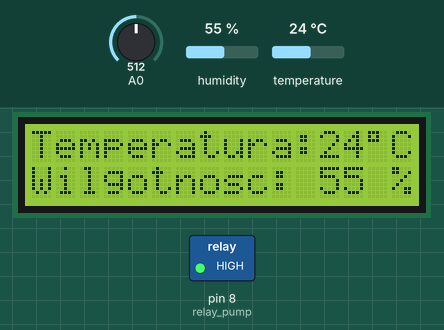
Recording of a sketch running on a simulated Arduino Uno, built with avr-gcc and run on an emulated ATmega328P. Shown: 16×2 character LCD, switched loads named in the sketch (green lamp = pin HIGH). Inputs (shaded band) come from the test bench; at power-on: humidity 55 %, temperature 24 °C, A0 = 512. What the sketch prints to the serial monitor is not drawn.

Above: at 0.2 s.
1.3 s: humidity set to 68 %
At 3.2 s:
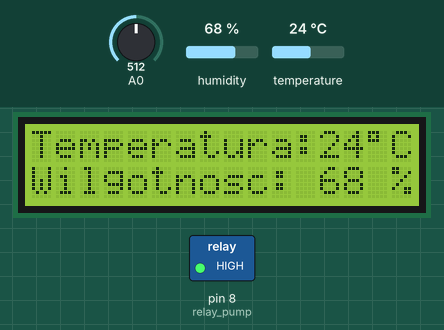
7.1 s: temperature set to 12 °C
At 8.5 s:
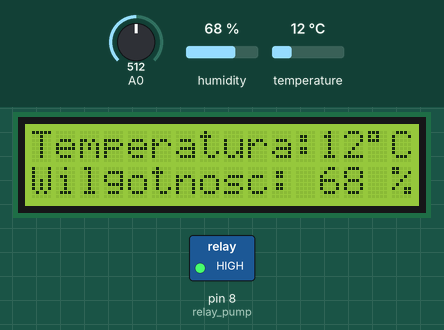
9.4 s: humidity set to 22 %
At 11.0 s:
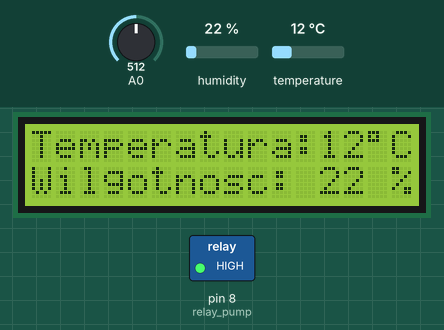
11.6 s: temperature set to 33 °C
At 13.1 s:
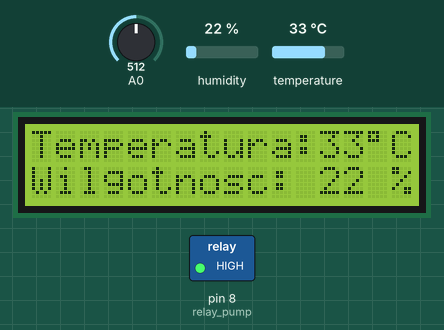
Timing chart, 0 to 42.9 s (numbered marks = the images above; inputs shaded):
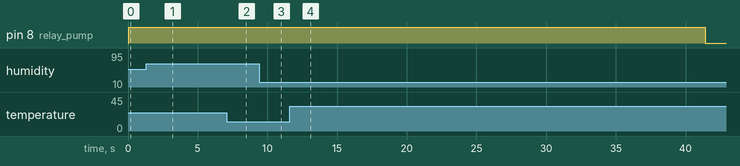

Measured:
- after the input at 1.3 s, the display: first differs from a run without the input after 1.1 s (image 1)
- after the input at 7.1 s, the display: first differs from a run without the input after 0.86 s (image 2)
- after the input at 9.4 s, the display: first differs from a run without the input after 0.79 s (image 3)
- after the input at 11.6 s, the display: first differs from a run without the input after 0.83 s (image 4)
- what the display in image 1 shows lasts 1.0 s, from 2.4 s to 3.4 s

The sketch:

main.ino
```cpp
#include <LiquidCrystal_I2C.h>
#include <SimpleDHT.h>
#include <Wire.h>

#define MeasureBreak 6000
#define NumberOfMeasurements 6
#include <SoftwareSerial.h>
SoftwareSerial nodemcu(3, 4);

// Set the LCD address to 0x27 for a 16 chars and 2 line display
LiquidCrystal_I2C lcd(0x27, 16, 2);

// for DHT11,
//      VCC: 5V or 3V
//      GND: GND
//      DATA: 2
SimpleDHT11 dht11;
int pinDHT11 = 2;
int relay_pump = 8;
int sum_of_moisture = 0; // initial value of the sum of the moisture measurements
int mesurement = 0;      // initial value of the measurement item
int mean_moisture = 0;
int w = 0;
String wilgotnosc[] = {"Sucho", "Mokra", "Bardzo mokra", "blad pomiaru", "blad DHT11", "pomiar..."};
String cdata;
String myString;

unsigned long LastTime = 0;

const int AirValue = 520;   //you need to replace this value with Value_1
const int WaterValue = 260; //you need to replace this value with Value_2
int intervals = (AirValue - WaterValue) / 3;

void setup()
{
  Serial.begin(9600); // open serial port, set the baud rate to 9600 bps
  nodemcu.begin(9600);
  lcd.begin(); // initialize the LCD
  lcd.backlight();
  pinMode(relay_pump, OUTPUT);
  digitalWrite(relay_pump, HIGH);
}

void loop()
{
  byte temperature = 0;
  byte humidity = 0;
  unsigned long CurrentTime = millis(); // time from start of the sketch

  if (dht11.read(pinDHT11, &temperature, &humidity, NULL))
  {
    w = 4;
    Serial.println("Read DHT11 failed.");
    lcd.clear();
    lcd.setCursor(0, 0);
    lcd.print(wilgotnosc[w]);
    delay(5000);
    w = 5;
    return;
  }

  lcd.clear();
  lcd.setCursor(0, 0);
  lcd.println("Temperatura:");
  lcd.setCursor(12, 0);
  lcd.println((int)temperature);
  int myValue = temperature;
  lcd.setCursor(14, 0);
  lcd.println((char)223);
  lcd.setCursor(15, 0);
  lcd.println("C");
  lcd.setCursor(0, 1);
  lcd.println("Wilgotnosc: ");
  lcd.setCursor(12, 1);
  lcd.println((int)humidity);
  int myValue1 = humidity;
  lcd.setCursor(14, 1);
  lcd.println(" ");
  lcd.setCursor(15, 1);
  lcd.println((char)37);
  Serial.println("-----------------------");
  Serial.println(CurrentTime);
  Serial.println(LastTime);
  Serial.println(mesurement);
  Serial.println(wilgotnosc[w]);
  Serial.println(ceil(sum_of_moisture / mesurement));
  // DHT11 sampling rate is 1HZ.
  delay(1000);
  lcd.clear();
  lcd.setCursor(0, 0);
  lcd.print("Wilgotnosc gleby");
  lcd.setCursor(1, 1);
  lcd.print(wilgotnosc[w]);
  myString = wilgotnosc[w];
  cdata = cdata + myValue + "," + myValue1 + "," + myString;
  nodemcu.println(cdata);
  cdata = "";

  if (CurrentTime - LastTime > MeasureBreak) // if the time of the mesurements is longer than MeasurementBreak value:
  {
    LastTime = CurrentTime;
    mesurement += 1;                   // add the current mesurement to the total measurement no
    sum_of_moisture += analogRead(A0); // add the current moisture value to the sum of the moisture measurement
    if (mesurement >= NumberOfMeasurements)
    {
      int mean_moisture = (ceil(sum_of_moisture / mesurement));
      //lcd.clear();
      //Serial.println(CurrentTime);
      if (mean_moisture > (AirValue - intervals) && mean_moisture < AirValue)
      {
        lcd.clear();
        w = 0;
        Serial.println(wilgotnosc[w]);
        Serial.println(mean_moisture);
        lcd.setCursor(0, 0);
        lcd.print("Wilgotnosc gleby");
        lcd.setCursor(1, 1);
        lcd.print(wilgotnosc[w]);
        digitalWrite(relay_pump, LOW);
        delay(20000);
        lcd.setCursor(10, 1);
        lcd.println(mean_moisture);
      }

      else if (mean_moisture > (WaterValue + intervals) && mean_moisture < (AirValue - intervals))
      {
        lcd.clear();
        w = 1;
        Serial.println(wilgotnosc[w]);
        Serial.println(mean_moisture);
        lcd.setCursor(0, 0);
        lcd.print("Wilgotnosc gleby");
        lcd.setCursor(1, 1);
        lcd.print(wilgotnosc[w]);
        digitalWrite(relay_pump, LOW);
        delay(10000);
        lcd.setCursor(10, 1);
        lcd.println(mean_moisture);
      }
      else if (mean_moisture > WaterValue && mean_moisture < (WaterValue + intervals))
      {
        lcd.clear();
        w = 2;
        Serial.println(wilgotnosc[w]);
        Serial.println(mean_moisture);
        lcd.setCursor(0, 0);
        lcd.print("Wilgotnosc gleby");
        lcd.setCursor(1, 1);
        lcd.print(wilgotnosc[w]);
        digitalWrite(relay_pump, HIGH);
        //delay(1000);
        //lcd.setCursor(10, 1);
        //lcd.println(mean_moisture);
        delay(5000);
      }
      else
      {
        w = 3;
        lcd.clear();
        lcd.setCursor(0, 0);
        Serial.println(wilgotnosc[w]);
        lcd.print(wilgotnosc[w]);
        delay(5000);
      }
      digitalWrite(relay_pump, HIGH);
      mesurement = 0;
      sum_of_moisture = 0;
    }
  }
}
```
